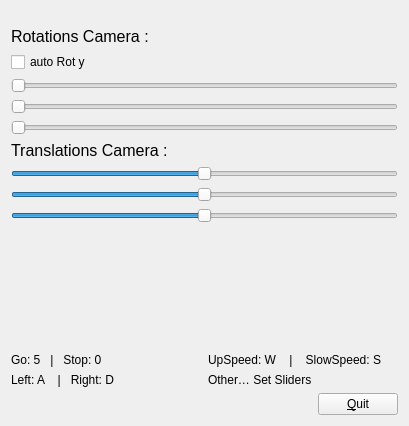
<?xml version="1.0" encoding="UTF-8"?>
<ui version="4.0">
 <class>Widget</class>
 <widget class="QWidget" name="Widget">
  <property name="geometry">
   <rect>
    <x>0</x>
    <y>0</y>
    <width>409</width>
    <height>426</height>
   </rect>
  </property>
  <property name="windowTitle">
   <string>Widget</string>
  </property>
  <layout class="QVBoxLayout" name="verticalLayout">
   <item>
    <spacer name="verticalSpacer_2">
     <property name="orientation">
      <enum>Qt::Vertical</enum>
     </property>
     <property name="sizeHint" stdset="0">
      <size>
       <width>20</width>
       <height>40</height>
      </size>
     </property>
    </spacer>
   </item>
   <item>
    <layout class="QVBoxLayout" name="verticalLayout_3">
     <item>
      <widget class="QLabel" name="label_3">
       <property name="font">
        <font>
         <pointsize>12</pointsize>
        </font>
       </property>
       <property name="text">
        <string>Rotations Camera :</string>
       </property>
      </widget>
     </item>
     <item>
      <widget class="QCheckBox" name="checkRotCamY">
       <property name="text">
        <string>auto Rot y</string>
       </property>
      </widget>
     </item>
     <item>
      <widget class="QSlider" name="sliderCamRot_X">
       <property name="maximum">
        <number>360</number>
       </property>
       <property name="orientation">
        <enum>Qt::Horizontal</enum>
       </property>
      </widget>
     </item>
     <item>
      <widget class="QSlider" name="sliderCamRot_Y">
       <property name="maximum">
        <number>360</number>
       </property>
       <property name="orientation">
        <enum>Qt::Horizontal</enum>
       </property>
      </widget>
     </item>
     <item>
      <widget class="QSlider" name="sliderCamRot_Z">
       <property name="maximum">
        <number>360</number>
       </property>
       <property name="orientation">
        <enum>Qt::Horizontal</enum>
       </property>
      </widget>
     </item>
    </layout>
   </item>
   <item>
    <layout class="QVBoxLayout" name="verticalLayout_7">
     <item>
      <widget class="QLabel" name="label_7">
       <property name="font">
        <font>
         <pointsize>12</pointsize>
        </font>
       </property>
       <property name="text">
        <string>Translations Camera :</string>
       </property>
      </widget>
     </item>
     <item>
      <widget class="QSlider" name="sliderCamTran_X">
       <property name="minimum">
        <number>-50</number>
       </property>
       <property name="maximum">
        <number>50</number>
       </property>
       <property name="orientation">
        <enum>Qt::Horizontal</enum>
       </property>
      </widget>
     </item>
     <item>
      <widget class="QSlider" name="sliderCamTran_Y">
       <property name="minimum">
        <number>-50</number>
       </property>
       <property name="maximum">
        <number>50</number>
       </property>
       <property name="orientation">
        <enum>Qt::Horizontal</enum>
       </property>
      </widget>
     </item>
     <item>
      <widget class="QSlider" name="sliderCamTran_Z">
       <property name="minimum">
        <number>-50</number>
       </property>
       <property name="maximum">
        <number>50</number>
       </property>
       <property name="orientation">
        <enum>Qt::Horizontal</enum>
       </property>
      </widget>
     </item>
    </layout>
   </item>
   <item>
    <spacer name="verticalSpacer">
     <property name="orientation">
      <enum>Qt::Vertical</enum>
     </property>
     <property name="sizeHint" stdset="0">
      <size>
       <width>20</width>
       <height>147</height>
      </size>
     </property>
    </spacer>
   </item>
   <item>
    <layout class="QGridLayout" name="gridLayout">
     <item row="0" column="0">
      <widget class="QLabel" name="label_12">
       <property name="text">
        <string>Go: 5   |   Stop: 0</string>
       </property>
      </widget>
     </item>
     <item row="0" column="1">
      <widget class="QLabel" name="label_10">
       <property name="text">
        <string>UpSpeed: W    |    SlowSpeed: S</string>
       </property>
      </widget>
     </item>
     <item row="1" column="0">
      <widget class="QLabel" name="label_11">
       <property name="text">
        <string>Left: A    |   Right: D</string>
       </property>
      </widget>
     </item>
     <item row="1" column="1">
      <widget class="QLabel" name="label_13">
       <property name="text">
        <string>Other… Set Sliders</string>
       </property>
      </widget>
     </item>
    </layout>
   </item>
   <item>
    <layout class="QHBoxLayout" name="horizontalLayout">
     <item>
      <spacer name="horizontalSpacer">
       <property name="orientation">
        <enum>Qt::Horizontal</enum>
       </property>
       <property name="sizeHint" stdset="0">
        <size>
         <width>40</width>
         <height>20</height>
        </size>
       </property>
      </spacer>
     </item>
     <item>
      <widget class="QPushButton" name="butQuit">
       <property name="text">
        <string>&amp;Quit</string>
       </property>
      </widget>
     </item>
    </layout>
   </item>
  </layout>
 </widget>
 <layoutdefault spacing="6" margin="11"/>
 <resources/>
 <connections/>
</ui>
